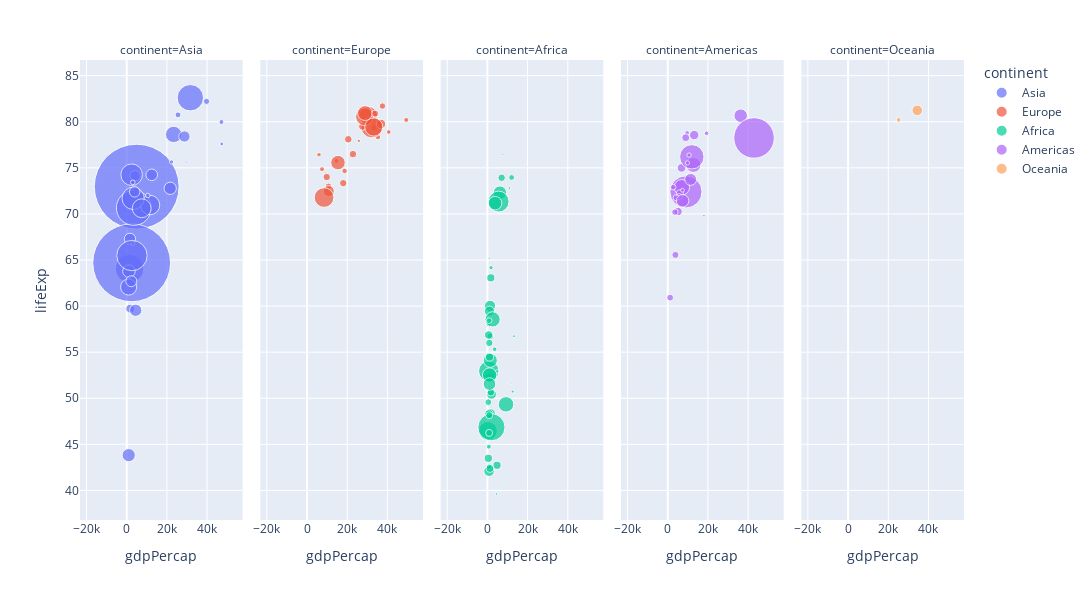

Notebook cell for this chart:
### Code cell
gm2007 = data_df.query('year == 2007')
fig = px.scatter(gm2007,x = 'gdpPercap',
                 y = 'lifeExp',
                 color = 'continent',
                 size = 'pop', size_max = 60,hover_name ='country',
                 facet_col='continent',
                 height = 600,
                 width = 1200)
fig.show()

### Figure 1 — Plotly figure (JSON) as saved in the notebook; plotly's stock layout.template omitted (floating-point values rounded to 4 significant figures)
{"data": [{"hovertemplate": "<b>%{hovertext}</b><br><br>continent=Asia<br>gdpPercap=%{x}<br>lifeExp=%{y}<br>pop=%{marker.size}<extra></extra>", "hovertext": ["Afghanistan", "Bahrain", "Bangladesh", "Cambodia", "China", "Hong Kong, China", "India", "Indonesia", "Iran", "Iraq", "Israel", "Japan", "Jordan", "Korea, Dem. Rep.", "Korea, Rep.", "Kuwait", "Lebanon", "Malaysia", "Mongolia", "Myanmar", "Nepal", "Oman", "Pakistan", "Philippines", "Saudi Arabia", "Singapore", "Sri Lanka", "Syria", "Taiwan", "Thailand", "Vietnam", "West Bank and Gaza", "Yemen, Rep."], "legendgroup": "Asia", "marker": {"color": "#636efa", "size": [31889923, 708573, 150448339, 14131858, 1318683096, 6980412, 1110396331, 223547000, 69453570, 27499638, 6426679, 127467972, 6053193, 23301725, 49044790, 2505559, 3921278, 24821286, 2874127, 47761980, 28901790, 3204897, 169270617, 91077287, 27601038, 4553009, 20378239, 19314747, 23174294, 65068149, 85262356, 4018332, 22211743], "sizemode": "area", "sizeref": 366300.0, "symbol": "circle"}, "mode": "markers", "name": "Asia", "orientation": "v", "showlegend": true, "type": "scatter", "x": [974.6, 29800.0, 1391.0, 1714.0, 4959.0, 39720.0, 2452.0, 3541.0, 11610.0, 4471.0, 25520.0, 31660.0, 4519.0, 1593.0, 23350.0, 47310.0, 10460.0, 12450.0, 3096.0, 944, 1091.0, 22320.0, 2606.0, 3190.0, 21650.0, 47140.0, 3970.0, 4185.0, 28720.0, 7458.0, 2442.0, 3025.0, 2281.0], "xaxis": "x", "y": [43.83, 75.64, 64.06, 59.72, 72.96, 82.21, 64.7, 70.65, 70.96, 59.55, 80.75, 82.6, 72.53, 67.3, 78.62, 77.59, 71.99, 74.24, 66.8, 62.07, 63.78, 75.64, 65.48, 71.69, 72.78, 79.97, 72.4, 74.14, 78.4, 70.62, 74.25, 73.42, 62.7], "yaxis": "y"}, {"hovertemplate": "<b>%{hovertext}</b><br><br>continent=Europe<br>gdpPercap=%{x}<br>lifeExp=%{y}<br>pop=%{marker.size}<extra></extra>", "hovertext": ["Albania", "Austria", "Belgium", "Bosnia and Herzegovina", "Bulgaria", "Croatia", "Czech Republic", "Denmark", "Finland", "France", "Germany", "Greece", "Hungary", "Iceland", "Ireland", "Italy", "Montenegro", "Netherlands", "Norway", "Poland", "Portugal", "Romania", "Serbia", "Slovak Republic", "Slovenia", "Spain", "Sweden", "Switzerland", "Turkey", "United Kingdom"], "legendgroup": "Europe", "marker": {"color": "#EF553B", "size": [3600523, 8199783, 10392226, 4552198, 7322858, 4493312, 10228744, 5468120, 5238460, 61083916, 82400996, 10706290, 9956108, 301931, 4109086, 58147733, 684736, 16570613, 4627926, 38518241, 10642836, 22276056, 10150265, 5447502, 2009245, 40448191, 9031088, 7554661, 71158647, 60776238], "sizemode": "area", "sizeref": 366300.0, "symbol": "circle"}, "mode": "markers", "name": "Europe", "orientation": "v", "showlegend": true, "type": "scatter", "x": [5937.0, 36130.0, 33690.0, 7446.0, 10680.0, 14620.0, 22830.0, 35280.0, 33210.0, 30470.0, 32170.0, 27540.0, 18010.0, 36180.0, 40680.0, 28570.0, 9254.0, 36800.0, 49360.0, 15390.0, 20510.0, 10810.0, 9787.0, 18680.0, 25770.0, 28820.0, 33860.0, 37510.0, 8458.0, 33200.0], "xaxis": "x2", "y": [76.42, 79.83, 79.44, 74.85, 73.0, 75.75, 76.49, 78.33, 79.31, 80.66, 79.41, 79.48, 73.34, 81.76, 78.89, 80.55, 74.54, 79.76, 80.2, 75.56, 78.1, 72.48, 74.0, 74.66, 77.93, 80.94, 80.88, 81.7, 71.78, 79.42], "yaxis": "y2"}, {"hovertemplate": "<b>%{hovertext}</b><br><br>continent=Africa<br>gdpPercap=%{x}<br>lifeExp=%{y}<br>pop=%{marker.size}<extra></extra>", "hovertext": ["Algeria", "Angola", "Benin", "Botswana", "Burkina Faso", "Burundi", "Cameroon", "Central African Republic", "Chad", "Comoros", "Congo, Dem. Rep.", "Congo, Rep.", "Cote d'Ivoire", "Djibouti", "Egypt", "Equatorial Guinea", "Eritrea", "Ethiopia", "Gabon", "Gambia", "Ghana", "Guinea", "Guinea-Bissau", "Kenya", "Lesotho", "Liberia", "Libya", "Madagascar", "Malawi", "Mali", "Mauritania", "Mauritius", "Morocco", "Mozambique", "Namibia", "Niger", "Nigeria", "Reunion", "Rwanda", "Sao Tome and Principe", "Senegal", "Sierra Leone", "Somalia", "South Africa", "Sudan", "Swaziland", "Tanzania", "Togo", "Tunisia", "Uganda", "Zambia", "Zimbabwe"], "legendgroup": "Africa", "marker": {"color": "#00cc96", "size": [33333216, 12420476, 8078314, 1639131, 14326203, 8390505, 17696293, 4369038, 10238807, 710960, 64606759, 3800610, 18013409, 496374, 80264543, 551201, 4906585, 76511887, 1454867, 1688359, 22873338, 9947814, 1472041, 35610177, 2012649, 3193942, 6036914, 19167654, 13327079, 12031795, 3270065, 1250882, 33757175, 19951656, 2055080, 12894865, 135031164, 798094, 8860588, 199579, 12267493, 6144562, 9118773, 43997828, 42292929, 1133066, 38139640, 5701579, 10276158, 29170398, 11746035, 12311143], "sizemode": "area", "sizeref": 366300.0, "symbol": "circle"}, "mode": "markers", "name": "Africa", "orientation": "v", "showlegend": true, "type": "scatter", "x": [6223.0, 4797.0, 1441.0, 12570.0, 1217.0, 430.1, 2042.0, 706.0, 1704.0, 986.1, 277.6, 3633.0, 1545.0, 2082.0, 5581.0, 12150.0, 641.4, 690.8, 13210.0, 752.7, 1328.0, 942.7, 579.2, 1463.0, 1569.0, 414.5, 12060.0, 1045.0, 759.3, 1043.0, 1803.0, 10960.0, 3820.0, 823.7, 4811.0, 619.7, 2014.0, 7670.0, 863.1, 1598.0, 1712.0, 862.5, 926.1, 9270.0, 2602.0, 4513.0, 1107.0, 883.0, 7093.0, 1056.0, 1271.0, 469.7], "xaxis": "x3", "y": [72.3, 42.73, 56.73, 50.73, 52.3, 49.58, 50.43, 44.74, 50.65, 65.15, 46.46, 55.32, 48.33, 54.79, 71.34, 51.58, 58.04, 52.95, 56.73, 59.45, 60.02, 56.01, 46.39, 54.11, 42.59, 45.68, 73.95, 59.44, 48.3, 54.47, 64.16, 72.8, 71.16, 42.08, 52.91, 56.87, 46.86, 76.44, 46.24, 65.53, 63.06, 42.57, 48.16, 49.34, 58.56, 39.61, 52.52, 58.42, 73.92, 51.54, 42.38, 43.49], "yaxis": "y3"}, {"hovertemplate": "<b>%{hovertext}</b><br><br>continent=Americas<br>gdpPercap=%{x}<br>lifeExp=%{y}<br>pop=%{marker.size}<extra></extra>", "hovertext": ["Argentina", "Bolivia", "Brazil", "Canada", "Chile", "Colombia", "Costa Rica", "Cuba", "Dominican Republic", "Ecuador", "El Salvador", "Guatemala", "Haiti", "Honduras", "Jamaica", "Mexico", "Nicaragua", "Panama", "Paraguay", "Peru", "Puerto Rico", "Trinidad and Tobago", "United States", "Uruguay", "Venezuela"], "legendgroup": "Americas", "marker": {"color": "#ab63fa", "size": [40301927, 9119152, 190010647, 33390141, 16284741, 44227550, 4133884, 11416987, 9319622, 13755680, 6939688, 12572928, 8502814, 7483763, 2780132, 108700891, 5675356, 3242173, 6667147, 28674757, 3942491, 1056608, 301139947, 3447496, 26084662], "sizemode": "area", "sizeref": 366300.0, "symbol": "circle"}, "mode": "markers", "name": "Americas", "orientation": "v", "showlegend": true, "type": "scatter", "x": [12780.0, 3822.0, 9066.0, 36320.0, 13170.0, 7007.0, 9645.0, 8948.0, 6025.0, 6873.0, 5728.0, 5186.0, 1202.0, 3548.0, 7321.0, 11980.0, 2749.0, 9809.0, 4173.0, 7409.0, 19330.0, 18010.0, 42950.0, 10610.0, 11420.0], "xaxis": "x4", "y": [75.32, 65.55, 72.39, 80.65, 78.55, 72.89, 78.78, 78.27, 72.23, 74.99, 71.88, 70.26, 60.92, 70.2, 72.57, 76.19, 72.9, 75.54, 71.75, 71.42, 78.75, 69.82, 78.24, 76.38, 73.75], "yaxis": "y4"}, {"hovertemplate": "<b>%{hovertext}</b><br><br>continent=Oceania<br>gdpPercap=%{x}<br>lifeExp=%{y}<br>pop=%{marker.size}<extra></extra>", "hovertext": ["Australia", "New Zealand"], "legendgroup": "Oceania", "marker": {"color": "#FFA15A", "size": [20434176, 4115771], "sizemode": "area", "sizeref": 366300.0, "symbol": "circle"}, "mode": "markers", "name": "Oceania", "orientation": "v", "showlegend": true, "type": "scatter", "x": [34440.0, 25190.0], "xaxis": "x5", "y": [81.23, 80.2], "yaxis": "y5"}], "layout": {"annotations": [{"font": {}, "showarrow": false, "text": "continent=Asia", "x": 0.092, "xanchor": "center", "xref": "paper", "y": 1, "yanchor": "bottom", "yref": "paper"}, {"font": {}, "showarrow": false, "text": "continent=Europe", "x": 0.296, "xanchor": "center", "xref": "paper", "y": 1, "yanchor": "bottom", "yref": "paper"}, {"font": {}, "showarrow": false, "text": "continent=Africa", "x": 0.5, "xanchor": "center", "xref": "paper", "y": 1, "yanchor": "bottom", "yref": "paper"}, {"font": {}, "showarrow": false, "text": "continent=Americas", "x": 0.704, "xanchor": "center", "xref": "paper", "y": 1, "yanchor": "bottom", "yref": "paper"}, {"font": {}, "showarrow": false, "text": "continent=Oceania", "x": 0.908, "xanchor": "center", "xref": "paper", "y": 1, "yanchor": "bottom", "yref": "paper"}], "height": 600, "legend": {"itemsizing": "constant", "title": {"text": "continent"}, "tracegroupgap": 0}, "margin": {"t": 60}, "width": 1200, "xaxis": {"anchor": "y", "domain": [0, 0.184], "title": {"text": "gdpPercap"}}, "xaxis2": {"anchor": "y2", "domain": [0.204, 0.388], "matches": "x", "title": {"text": "gdpPercap"}}, "xaxis3": {"anchor": "y3", "domain": [0.408, 0.592], "matches": "x", "title": {"text": "gdpPercap"}}, "xaxis4": {"anchor": "y4", "domain": [0.612, 0.796], "matches": "x", "title": {"text": "gdpPercap"}}, "xaxis5": {"anchor": "y5", "domain": [0.816, 1], "matches": "x", "title": {"text": "gdpPercap"}}, "yaxis": {"anchor": "x", "domain": [0, 1], "title": {"text": "lifeExp"}}, "yaxis2": {"anchor": "x2", "domain": [0, 1], "matches": "y", "showticklabels": false}, "yaxis3": {"anchor": "x3", "domain": [0, 1], "matches": "y", "showticklabels": false}, "yaxis4": {"anchor": "x4", "domain": [0, 1], "matches": "y", "showticklabels": false}, "yaxis5": {"anchor": "x5", "domain": [0, 1], "matches": "y", "showticklabels": false}}}
